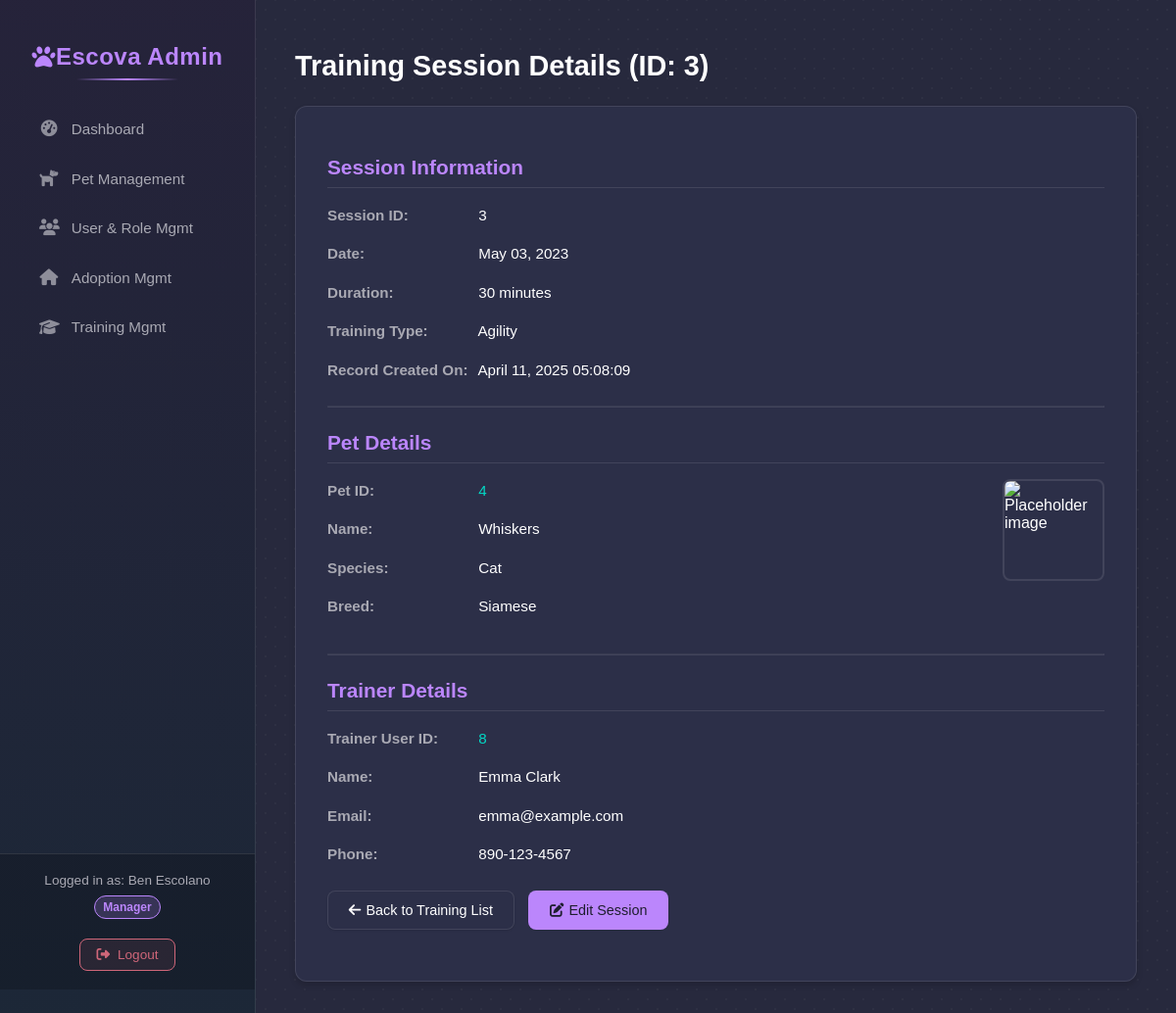
Page /admin/view_training_details.php?id=3 (signed in) on the committed database.
### tables this page shows
CREATE TABLE `tbltrainingsession` (
  `session_id` int(11) NOT NULL,
  `pet_id` int(11) DEFAULT NULL,
  `trainer_id` int(11) DEFAULT NULL,
  `date` date DEFAULT NULL,
  `duration` int(11) DEFAULT NULL,
  `type_id` int(11) DEFAULT NULL,
  `created_at` timestamp NOT NULL DEFAULT current_timestamp(),
  `updated_at` timestamp NOT NULL DEFAULT current_timestamp() ON UPDATE current_timestamp()
);

CREATE TABLE `tbltrainingtype` (
  `type_id` int(11) NOT NULL,
  `type_name` varchar(50) DEFAULT NULL
);

CREATE TABLE `tblpet` (
  `pet_id` int(11) NOT NULL,
  `name` varchar(50) DEFAULT NULL,
  `breed_id` int(11) DEFAULT NULL,
  `age` int(11) DEFAULT NULL,
  `health_status` varchar(100) DEFAULT NULL,
  `adoption_status` enum('Available','Adopted') DEFAULT NULL,
  `pet_image` varchar(255) DEFAULT NULL,
  `created_at` timestamp NOT NULL DEFAULT current_timestamp(),
  `updated_at` timestamp NOT NULL DEFAULT current_timestamp() ON UPDATE current_timestamp()
);

CREATE TABLE `tblspecies` (
  `species_id` int(11) NOT NULL,
  `species_name` varchar(50) DEFAULT NULL
);

CREATE TABLE `tblbreed` (
  `breed_id` int(11) NOT NULL,
  `species_id` int(11) DEFAULT NULL,
  `breed_name` varchar(50) DEFAULT NULL
);

CREATE TABLE `tbluser` (
  `user_id` int(11) NOT NULL,
  `name` varchar(100) DEFAULT NULL,
  `phone` varchar(20) DEFAULT NULL,
  `email` varchar(100) DEFAULT NULL,
  `address` varchar(255) DEFAULT NULL,
  `user_type` enum('Adopter','Personnel') DEFAULT NULL,
  `password` varchar(255) NOT NULL,
  `created_at` timestamp NOT NULL DEFAULT current_timestamp(),
  `updated_at` timestamp NOT NULL DEFAULT current_timestamp() ON UPDATE current_timestamp()
);

### admin/admin_logic.php (called while the page is built, shortened)
<?php
function getTrainingSessionDetailsAdmin($session_id) {
    $conn = getDbConnection();
    $details = null;
    $sql = "SELECT
                ts.session_id,
                ts.date,
                ts.duration,
                ts.created_at AS record_created_at,
                p.pet_id,
                p.name AS pet_name,
                p.pet_image, -- Pet image filename
                b.breed_name,
                s.species_name,
                u.user_id AS trainer_user_id,
                u.name AS trainer_name,
                u.email AS trainer_email,
                u.phone AS trainer_phone,
                tt.type_id,
                tt.type_name AS training_type_name
            FROM tbltrainingsession ts
            JOIN tblpet p ON ts.pet_id = p.pet_id
            JOIN tblbreed b ON p.breed_id = b.breed_id
            JOIN tblspecies s ON b.species_id = s.species_id
            JOIN tbltrainingtype tt ON ts.type_id = tt.type_id
            JOIN tbltrainer t ON ts.trainer_id = t.trainer_id -- Link session to trainer record
            JOIN tbluser u ON t.trainer_id = u.user_id      -- Link trainer record to user record
            WHERE ts.session_id = ?";
    $stmt = $conn->prepare($sql);
    if ($stmt) {
        try {
            $stmt->bind_param("i", $session_id);
            $stmt->execute();
            $result = $stmt->get_result();
            if ($result->num_rows === 1) {
                $details = $result->fetch_assoc();
            }
        } catch (Exception $e) {
             error_log("Error fetching training session details admin (ID: $session_id): " . $e->getMessage());
        } finally {
            $stmt->close();
        }
     } else {
         error_log("Prepare failed for getTrainingSessionDetailsAdmin: (" . $conn->errno . ") " . $conn->error);
    }
    return $details;
}
?>

### admin/view_training_details.php (the view, shortened to what this page needs)
<?php
$session_id = filter_input(INPUT_GET, 'id', FILTER_VALIDATE_INT);
$details = getTrainingSessionDetailsAdmin($session_id);
$pageTitle = "Training Session Details (ID: " . $session_id . ")";
require_once('partials/header.php');
?>
<h1><?php echo $pageTitle; ?></h1>
<div class="details-container" style="background-color: var(--surface-bg); padding: 2rem; border-radius: var(--radius-lg); box-shadow: var(--shadow); border: 1px solid var(--divider-border); color: var(--primary-text);">
    <h2>Session Information</h2>
    <div class="detail-group">
        <p><strong>Session ID:</strong> <?php echo $details['session_id']; ?></p>
        <p><strong>Date:</strong> <?php echo date('F d, Y', strtotime($details['date'])); ?></p>
        <p><strong>Duration:</strong> <?php echo $details['duration']; ?> minutes</p>
        <p><strong>Training Type:</strong> <?php echo htmlspecialchars($details['training_type_name']); ?></p>
        <p><strong>Record Created On:</strong> <?php echo date('F d, Y H:i:s', strtotime($details['record_created_at'])); ?></p>
    </div>
    <hr style="border-color: var(--divider-border); margin: 1.5rem 0;">
    <h2>Pet Details</h2>
    <div class="detail-group pet-detail-group">
         <?php
            $imagePath = !empty($details['pet_image'])
                ? "../public/uploads/pets/" . htmlspecialchars($details['pet_image'])
                : "../public/images/placeholder-pet.png";
            $altText = !empty($details['pet_image'])
                ? htmlspecialchars($details['pet_name'])
                : "Placeholder image";
        ?>
        <img src="<?php echo $imagePath; ?>" alt="<?php echo $altText; ?>" style="width: 100px; height: 100px; object-fit: cover; border-radius: var(--radius); float: right; margin-left: 1rem; border: 2px solid var(--divider-border);">
        <p><strong>Pet ID:</strong> <a href="edit_pet.php?id=<?php echo $details['pet_id']; ?>" title="Edit Pet"><?php echo $details['pet_id']; ?></a></p>
        <p><strong>Name:</strong> <?php echo htmlspecialchars($details['pet_name']); ?></p>
        <p><strong>Species:</strong> <?php echo htmlspecialchars($details['species_name']); ?></p>
        <p><strong>Breed:</strong> <?php echo htmlspecialchars($details['breed_name']); ?></p>
    </div>
    <hr style="border-color: var(--divider-border); margin: 1.5rem 0;">
    <h2>Trainer Details</h2>
    <div class="detail-group">
        <p><strong>Trainer User ID:</strong> <a href="edit_user.php?id=<?php echo $details['trainer_user_id']; ?>" title="Edit User"><?php echo $details['trainer_user_id']; ?></a></p>
        <p><strong>Name:</strong> <?php echo htmlspecialchars($details['trainer_name']); ?></p>
        <p><strong>Email:</strong> <?php echo htmlspecialchars($details['trainer_email']); ?></p>
        <p><strong>Phone:</strong> <?php echo htmlspecialchars($details['trainer_phone'] ?? 'N/A'); ?></p>
    </div>
    <div class="form-group text-right mt-4">
        <a href="manage_training.php" class="admin-button secondary">
            <i class="fas fa-arrow-left" style="margin-right: 5px;"></i> Back to Training List
        </a>
        <a href="edit_training.php?id=<?php echo $session_id; ?>" class="admin-button" style="margin-left: 10px;">
             <i class="fas fa-edit" style="margin-right: 5px;"></i> Edit Session
        </a>
    </div>
</div>
<?php
require_once('partials/footer.php');
?>

### public/css/admin_styles.css (style rules this page uses)
:root { --primary-bg: #1e1e2f; --secondary-bg: #27293d; --surface-bg: #2c2f48; --primary-text: #ffffff; --secondary-text: #a9a9b3; --primary-accent: #bb86fc; --secondary-accent: #03dac6; --tertiary-accent: #cf6679; --divider-border: rgba(255, 255, 255, 0.1); --radius-sm: 4px; --radius: 8px; --radius-lg: 12px; --shadow-sm: 0 1px 2px rgba(0, 0, 0, 0.1); --shadow: 0 4px 6px rgba(0, 0, 0, 0.15); --shadow-md: 0 6px 10px rgba(0, 0, 0, 0.2); }
body { margin: 0; font-family: sans-serif; background-color: var(--secondary-bg); }
.admin-main-content > * { position: relative; z-index: 1; }
h1 { color: var(--primary-text); margin-bottom: 1.5rem; font-size: 1.8rem; }
.admin-button { display: inline-flex; align-items: center; justify-content: center; padding: 0.7rem 1.3rem; border: 1px solid transparent; border-radius: var(--radius); font-weight: 500; font-size: 0.9rem; cursor: pointer; text-decoration: none; transition: all 0.2s ease; background-color: var(--primary-accent); color: var(--primary-bg); box-shadow: var(--shadow-sm); }
.admin-button.secondary { background-color: var(--surface-bg); color: var(--primary-text); border-color: var(--divider-border); }
.form-group { margin-bottom: 1.25rem; }
.form-group.mt-4 { margin-top: 1.5rem; }

### admin/view_training_details.php (style rules this page uses)
.details-container h2 { color: var(--primary-accent); border-bottom: 1px solid var(--divider-border); padding-bottom: 0.5rem; margin-bottom: 1rem; font-size: 1.3rem; }
.detail-group p { margin-bottom: 0.7rem; line-height: 1.6; font-size: 0.95rem; }
.detail-group p strong { color: var(--secondary-text); min-width: 150px; display: inline-block; }
.detail-group a { color: var(--secondary-accent); text-decoration: none; }
.pet-detail-group { min-height: 110px; }

### rows in the picture
tbltrainingsession: session_id "3", date "May 03, 2023", duration "30", type.type_name "Agility", created_at "April 11, 2025 05:08:09", pet.pet_id "4", pet.name "Whiskers", tblspecies.species_name "Cat", tblbreed.breed_name "Siamese", tbluser.user_id "8", tbluser.name "Emma Clark", tbluser.email "emma@example.com", tbluser.phone "890-123-4567"

### other values in the picture
$_SESSION['user_name'] "Ben Escolano"
$_SESSION['personnel_role'] "Manager"
$pageTitle "Training Session Details (ID: 3)"
